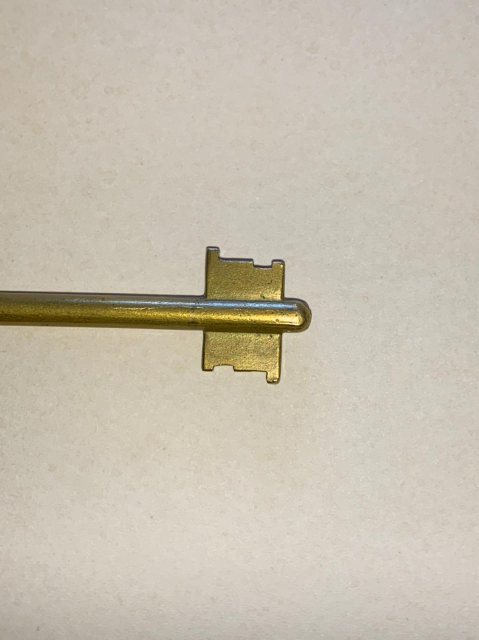
#> input picture actividad_1/analisis_dina/llave_fondo_blanco.jpeg, 958 x 1280 px (shown at 1/2 size)
$ jupyter execute --allow-errors analisis_llave.ipynb   (shell and % lines are left out)
#> lines starting #> are read from the running program, lines starting #| are printed output that depends on the picture
[cell 1]
import imageio
import numpy as np
from scipy import signal, ndimage
import matplotlib.pyplot as plt

[cell 2]
im = imageio.imread('llave_fondo_blanco.jpeg')
#> im is the input picture: shape (1280, 958, 3); mean R, G, B 198.9, 191, 175.7
im = im[450:800,350:650,:]
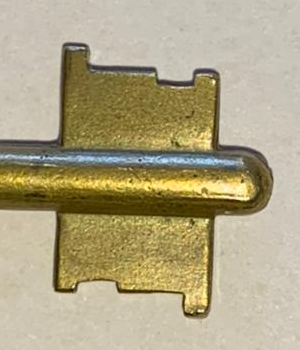
#> im: shape (350, 300, 3); mean R, G, B 175.4, 165.2, 132.8
plt.imshow(im[:,:,0])
plt.show()
plt.imshow(im[:,:,1])
plt.show()
plt.imshow(im[:,:,2])
plt.show()

[cell 3]
im = imageio.imread('llave_fondo_blanco.jpeg')
im = im[450:800,350:650,:]

fig, ax = plt.subplots(1, figsize=(7,7))

ax.imshow(im)
ax.set_axis_off()

[cell 4]
im_rotada = ndimage.rotate(im, 2)
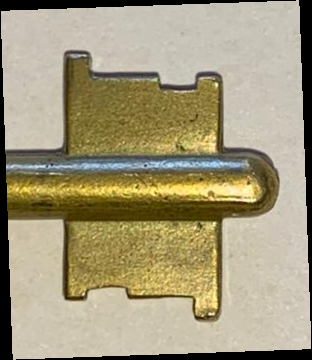
#> im_rotada: shape (360, 312, 3); mean R, G, B 162.8, 153.3, 123.1

fig, ax = plt.subplots(1, figsize=(7,7))
ax.imshow(im_rotada[10:350,15:290])
ax.set_axis_off()
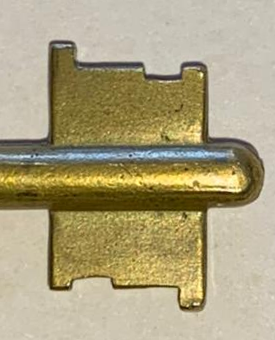
#> shown: shape (340, 275, 3); mean R, G, B 172.5, 161.9, 127.5

[cell 5]
def plotear_con_coord(im, punto=None):
    plt.imshow(im)
    xlen = im.shape[1]
    ylen = im.shape[0]
    if punto:
        xpunto = punto[0]
        ypunto = punto[1]
        plt.plot([0,xlen],[ypunto,ypunto])
        plt.plot([xpunto,xpunto], [0,ylen])
    plt.xlim([0,xlen])
    plt.ylim([ylen,0])
    plt.show()
    return

[cell 6]
im_az = im[:,:,2]
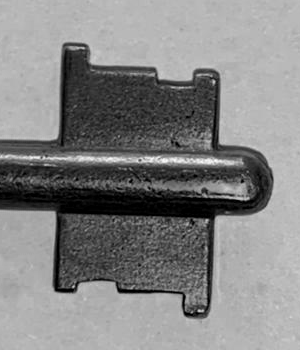
#> im_az: shape (350, 300); min 0, max 255, mean 132.8

plotear_con_coord(im_az, punto=[60,0])
plt.show()

angulo = 2
im_rot = ndimage.rotate(im_az, angulo)
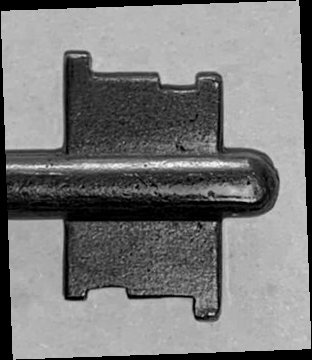
#> im_rot: shape (360, 312); min 0, max 251, mean 123.1

plotear_con_coord(im_rot, punto=[60,0])
plt.show()

[cell 7]

kernel = np.array([[1,2,1],[0,0,0],[-1,-2,-1]])
#kernel = kernel * -1

fig, axs = plt.subplots(2,2, figsize=(10,10))

axs[0][0].imshow(im)


H = signal.convolve2d(im_rot, kernel)
V = signal.convolve2d(im_rot, np.transpose(kernel))

axs[1][0].imshow(V)
axs[0][1].imshow(H)

bordes = H + V
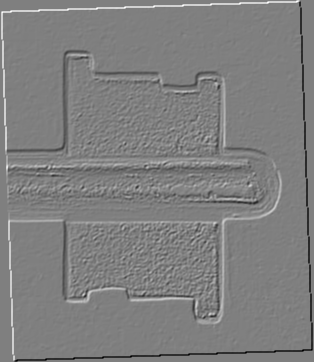
#> bordes: shape (362, 314) int64; min -1130, max 1128, mean 0; drawn with min black and max white
axs[1][1].imshow(bordes)
plt.show()

plt.imshow(bordes)
#plt.colorbar()
plt.show()

[cell 8]
fig, ax = plt.subplots(1, figsize=(7,7))
pos = ax.imshow(bordes[20:340,20:300])
fig.colorbar(pos, ax=ax)
ax.imshow(bordes[20:340,20:300])
ax.set_title("Detección de bordes de la llave", fontsize=20)
ax.set_xlabel("Pixeles", fontsize=20)
ax.set_ylabel("Pixeles", fontsize=20)
plt.show()

[cell 9]
#Binarizo la imagen
filtro1 = (bordes>150)
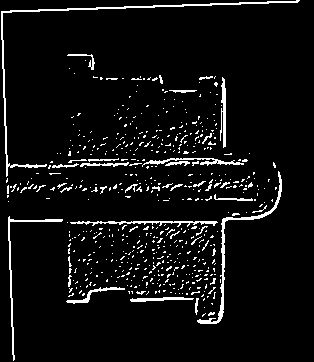
#> filtro1: shape (362, 314) bool; 5.9% white in thin lines or dots
filtro2 = (bordes<-150)
#> filtro2: shape (362, 314) bool; 6.1% white in thin lines or dots
im_bin = np.zeros(bordes.shape)
im_bin[filtro1] = 1
im_bin[filtro2] = 1


im_bin = im_bin[20:340,20:300]
print(im_bin.shape)
plt.imshow(im_bin)
plt.show()
plt.imshow(bordes[20:340,20:300])
plt.colorbar()
plt.show()
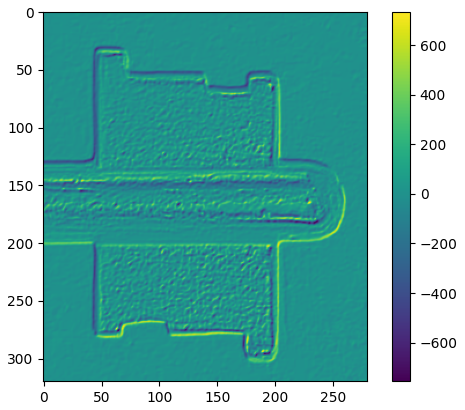
#> figure drawn by matplotlib, 2 panels

[cell 10]
fig, ax = plt.subplots(1, figsize=(7,7))

ax.imshow(im_bin)
ax.set_title("Imagen binarizada", fontsize=20)
ax.set_xlabel("Pixeles", fontsize=20)
ax.set_ylabel("Pixeles", fontsize=20)
#ax.text(250, 10, "Amarillo = 1", color="y")
#ax.legend("amarillo es esto")
plt.show()

[cell 11]
def tomar_borde(imagen, inicio=[0,0],fin=[-1, -1] , direccion=True, cambiar_eje=False):
#> called with direccion = True, cambiar_eje = False
    puntos = []
    fil = inicio[0]
    col = inicio[1]
    fila_fin = fin[0]
    col_fin = fin[1]

    if cambiar_eje: #Tomar bordes verticales
      if direccion: #Tomar desde izquierda a derecha
        while fil < fila_fin:
            supero_col=False
            col = inicio[1]
            pix = imagen[fil, col]
            while not pix and col < col_fin:
                col = col + 1
                pix = imagen[fil, col]
                if col == col_fin:
                  supero_col=True
            if not supero_col:
              puntos.append([col, fil])
            fil += 1
      else: #Tomar desde derecha a izquierda
          while fil < fila_fin:
              supero_col = False
              col = inicio[1]
              pix = imagen[fil, col]
              while not pix and col > col_fin:
                  col = col - 1
                  pix = imagen[fil, col]
                  if col == col_fin:
                    supero_col=True
              if not supero_col:
                puntos.append([col, fil])
              fil += 1
    else: #Tomar bordes horizontales
      if direccion: #Tomar desde abajo para arriba
          while col < col_fin:
              supero_fila = False
              fil = inicio[0]
              pix = imagen[fil, col]
              while not pix and fil > fila_fin:
                  fil = fil - 1
                  pix = imagen[fil, col]
                  if fil == fila_fin:
                    supero_fila = True
              if not supero_fila:
                puntos.append([col, fil])
              col += 1
      else: #Tomar desde arriba para abajo
          while col < col_fin:
              supero_fila = False
              fil = inicio[0]
              pix = imagen[fil, col]
              while not pix and fil < fila_fin:
                  fil = fil + 1
                  pix = imagen[fil, col]
                  if fil == fila_fin:
                    supero_fila = True
              if not supero_fila:
                puntos.append([col, fil])
              col += 1
    return np.array(puntos)

[cell 12]
#Tomo los puntos del borde de la imagen

#plotear_con_coord(im_bin, punto=[10,310])

puntos_abajo = tomar_borde(im_bin, inicio=[310,42], fin=[190,204])
puntos_arriba = tomar_borde(im_bin, inicio=[0,43], fin=[150,198], direccion=False)


plt.imshow(im_bin)
plt.plot(puntos_abajo[:,0], puntos_abajo[:,1], '.b')
plt.plot(puntos_arriba[:,0], puntos_arriba[:,1], '.b')
plt.show()

[cell 13]
#saco las coord de los bordes verticales

puntos_izq_ab1 = tomar_borde(im_bin, inicio=[202,10], fin=[280,200], cambiar_eje=True)
puntos_izq_ab2 = tomar_borde(im_bin, inicio=[285,10], fin=[295,200], cambiar_eje=True)
puntos_izq_ar = tomar_borde(im_bin, inicio=[38,10], fin=[125,200], cambiar_eje=True)
puntos_der_ab = tomar_borde(im_bin, inicio=[202,250], fin=[295, 10], direccion=False, cambiar_eje=True)
puntos_der_ar = tomar_borde(im_bin, inicio=[55,250], fin=[125, 10], direccion=False, cambiar_eje=True)

plt.imshow(im_bin)
plt.plot(puntos_izq_ab1[:,0], puntos_izq_ab1[:,1], '.b')
#plt.plot(puntos_izq_ab2[:,0], puntos_izq_ab2[:,1], '.r')
plt.plot(puntos_izq_ar[:,0], puntos_izq_ar[:,1], '.b')
plt.plot(puntos_der_ab[:,0], puntos_der_ab[:,1], '.b')
plt.plot(puntos_der_ar[:,0], puntos_der_ar[:,1], '.b')

plt.plot(puntos_arriba[:,0], puntos_arriba[:,1], '.b')
plt.plot(puntos_abajo[:,0], puntos_abajo[:,1], '.b')
plt.show()

[cell 14]
fig, ax = plt.subplots(1, figsize=(7,7))
ax.imshow(im_bin)

borde_llave = np.concatenate((puntos_izq_ab1, puntos_abajo, puntos_der_ab, puntos_der_ar, puntos_arriba, puntos_izq_ar))
borde_plot = ax.plot(borde_llave[:,0],borde_llave[:,1], '.b')
ax.legend((borde_plot), ("Coordenadas del borde [px]",), fontsize=13)
ax.set_title("Imagen binarizada", fontsize=20)
ax.set_xlabel("Pixeles", fontsize=20)
ax.set_ylabel("Pixeles", fontsize=20)
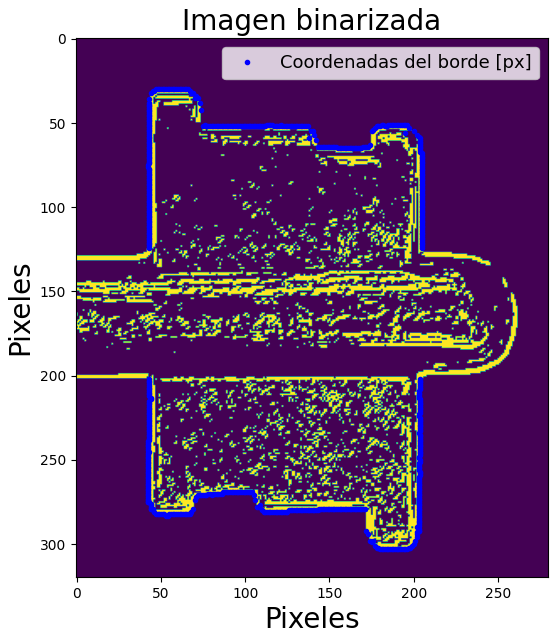
#> figure drawn by matplotlib, 1 panel

[cell 15]
import matplotlib
import time
import pylab as pl
from IPython import display

matplotlib.use('Qt5Agg')

fig, ax = plt.subplots(1)
ax.imshow(im_bin)
puntos_der_ab = np.flip(puntos_der_ab, axis=0)
puntos_der_ar = np.flip(puntos_der_ar, axis=0)
puntos_arriba = np.flip(puntos_arriba, axis=0)
borde_llave = np.concatenate((puntos_izq_ab1, puntos_abajo, puntos_der_ab, puntos_der_ar, puntos_arriba, puntos_izq_ar))
for i in range(len(borde_llave)):
    ax.annotate(str(i), (borde_llave[i,0], borde_llave[i,1]))
plt.show()
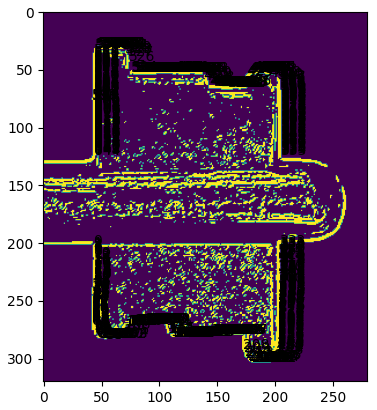
#> figure drawn by matplotlib, 1 panel

[cell 16]
#Junto todos los puntos que son del borde de la llave en un solo array:

#borde_llave = np.concatenate((puntos_der_ab, puntos_der_ar, puntos_izq_ab, puntos_izq_ar, puntos_abajo, puntos_arriba))
plt.plot(borde_llave[:,0], borde_llave[:,1], '.b')
plt.imshow(im_bin)
plt.show()

[cell 17]
#importo FreeCAD
import sys
freecadpath = "/usr/lib/freecad-python3/lib/"
sys.path.append(freecadpath)
from FreeCAD import Base
import Part
print(borde_llave[:,0].max(), borde_llave[:,0].min())

[cell 18]
vectores_llave = []
#hago que la distancia de los puntos mas alejados de si mismos en x sea 1
borde_llave_norm = borde_llave/(borde_llave[:,0].max() - borde_llave[:,0].min())
#Hago que la distancia entre esos puntos sea la que yo quiera multiplicando la lista, en este caso es de 12.13mm
borde_llave_norm = borde_llave_norm * 12.13
#> (the rest of this cell did not finish here and is left out)

[cell 19]
#Creo las lineas de freecad
lines = []
for i in range(len(vectores_llave)):
    lines.append(Part.LineSegment(vectores_llave[i-1], vectores_llave[i]))
print(lines)

[cell 20]
edges = []
for line in lines:
    edges.append(Part.Edge(line))
